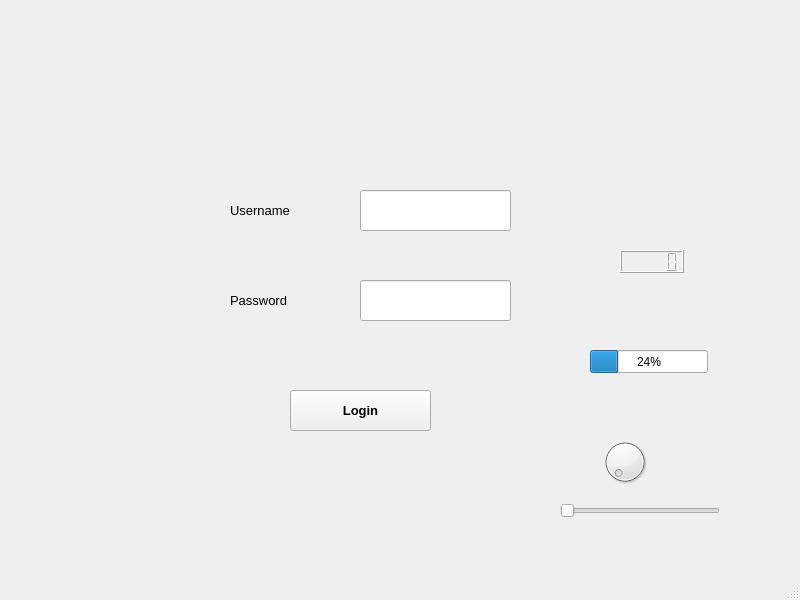
<?xml version="1.0" encoding="UTF-8"?>
<ui version="4.0">
 <class>MainWindow</class>
 <widget class="QMainWindow" name="MainWindow">
  <property name="geometry">
   <rect>
    <x>0</x>
    <y>0</y>
    <width>800</width>
    <height>600</height>
   </rect>
  </property>
  <property name="windowTitle">
   <string>MainWindow</string>
  </property>
  <widget class="QWidget" name="centralwidget">
   <widget class="QLabel" name="label">
    <property name="geometry">
     <rect>
      <x>230</x>
      <y>190</y>
      <width>91</width>
      <height>41</height>
     </rect>
    </property>
    <property name="font">
     <font>
      <pointsize>10</pointsize>
     </font>
    </property>
    <property name="text">
     <string>Username</string>
    </property>
   </widget>
   <widget class="QLabel" name="label_2">
    <property name="geometry">
     <rect>
      <x>230</x>
      <y>280</y>
      <width>71</width>
      <height>41</height>
     </rect>
    </property>
    <property name="font">
     <font>
      <pointsize>10</pointsize>
     </font>
    </property>
    <property name="text">
     <string>Password</string>
    </property>
   </widget>
   <widget class="QLineEdit" name="lineEdit">
    <property name="geometry">
     <rect>
      <x>360</x>
      <y>190</y>
      <width>151</width>
      <height>41</height>
     </rect>
    </property>
    <property name="text">
     <string/>
    </property>
   </widget>
   <widget class="QLineEdit" name="lineEdit_2">
    <property name="geometry">
     <rect>
      <x>360</x>
      <y>280</y>
      <width>151</width>
      <height>41</height>
     </rect>
    </property>
    <property name="echoMode">
     <enum>QLineEdit::Password</enum>
    </property>
   </widget>
   <widget class="QPushButton" name="pushButton">
    <property name="geometry">
     <rect>
      <x>290</x>
      <y>390</y>
      <width>141</width>
      <height>41</height>
     </rect>
    </property>
    <property name="font">
     <font>
      <pointsize>10</pointsize>
      <weight>75</weight>
      <bold>true</bold>
     </font>
    </property>
    <property name="text">
     <string>Login</string>
    </property>
   </widget>
   <widget class="QDial" name="dial">
    <property name="geometry">
     <rect>
      <x>600</x>
      <y>430</y>
      <width>50</width>
      <height>64</height>
     </rect>
    </property>
   </widget>
   <widget class="QProgressBar" name="progressBar">
    <property name="geometry">
     <rect>
      <x>590</x>
      <y>350</y>
      <width>118</width>
      <height>23</height>
     </rect>
    </property>
    <property name="value">
     <number>24</number>
    </property>
   </widget>
   <widget class="QSlider" name="horizontalSlider">
    <property name="geometry">
     <rect>
      <x>560</x>
      <y>500</y>
      <width>160</width>
      <height>22</height>
     </rect>
    </property>
    <property name="orientation">
     <enum>Qt::Horizontal</enum>
    </property>
   </widget>
   <widget class="QLCDNumber" name="lcdNumber">
    <property name="geometry">
     <rect>
      <x>620</x>
      <y>250</y>
      <width>64</width>
      <height>23</height>
     </rect>
    </property>
   </widget>
  </widget>
  <widget class="QMenuBar" name="menubar">
   <property name="geometry">
    <rect>
     <x>0</x>
     <y>0</y>
     <width>800</width>
     <height>26</height>
    </rect>
   </property>
  </widget>
  <widget class="QStatusBar" name="statusbar"/>
 </widget>
 <resources/>
 <connections>
  <connection>
   <sender>pushButton</sender>
   <signal>clicked()</signal>
   <receiver>lineEdit</receiver>
   <slot>clear()</slot>
   <hints>
    <hint type="sourcelabel">
     <x>352</x>
     <y>430</y>
    </hint>
    <hint type="destinationlabel">
     <x>387</x>
     <y>233</y>
    </hint>
   </hints>
  </connection>
  <connection>
   <sender>dial</sender>
   <signal>sliderMoved(int)</signal>
   <receiver>progressBar</receiver>
   <slot>setValue(int)</slot>
   <hints>
    <hint type="sourcelabel">
     <x>626</x>
     <y>489</y>
    </hint>
    <hint type="destinationlabel">
     <x>606</x>
     <y>388</y>
    </hint>
   </hints>
  </connection>
  <connection>
   <sender>horizontalSlider</sender>
   <signal>sliderMoved(int)</signal>
   <receiver>dial</receiver>
   <slot>setValue(int)</slot>
   <hints>
    <hint type="sourcelabel">
     <x>562</x>
     <y>527</y>
    </hint>
    <hint type="destinationlabel">
     <x>612</x>
     <y>479</y>
    </hint>
   </hints>
  </connection>
  <connection>
   <sender>dial</sender>
   <signal>sliderMoved(int)</signal>
   <receiver>lcdNumber</receiver>
   <slot>display(int)</slot>
   <hints>
    <hint type="sourcelabel">
     <x>635</x>
     <y>487</y>
    </hint>
    <hint type="destinationlabel">
     <x>659</x>
     <y>284</y>
    </hint>
   </hints>
  </connection>
  <connection>
   <sender>pushButton</sender>
   <signal>clicked()</signal>
   <receiver>lineEdit_2</receiver>
   <slot>clear()</slot>
   <hints>
    <hint type="sourcelabel">
     <x>401</x>
     <y>439</y>
    </hint>
    <hint type="destinationlabel">
     <x>391</x>
     <y>330</y>
    </hint>
   </hints>
  </connection>
 </connections>
</ui>
